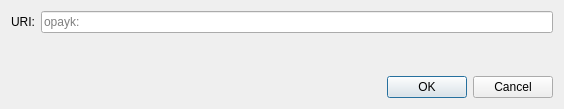
<?xml version="1.0" encoding="UTF-8"?>
<ui version="4.0">
 <class>OpenURIDialog</class>
 <widget class="QDialog" name="OpenURIDialog">
  <property name="geometry">
   <rect>
    <x>0</x>
    <y>0</y>
    <width>564</width>
    <height>109</height>
   </rect>
  </property>
  <property name="windowTitle">
   <string>Open opayk URI</string>
  </property>
  <layout class="QVBoxLayout" name="verticalLayout">
   <item>
    <layout class="QHBoxLayout" name="horizontalLayout">
     <item>
      <widget class="QLabel" name="label">
       <property name="text">
        <string>URI:</string>
       </property>
      </widget>
     </item>
     <item>
      <widget class="QValidatedLineEdit" name="uriEdit">
       <property name="placeholderText">
        <string notr="true">opayk:</string>
       </property>
      </widget>
     </item>
    </layout>
   </item>
   <item>
    <spacer name="verticalSpacer">
     <property name="orientation">
      <enum>Qt::Vertical</enum>
     </property>
     <property name="sizeHint" stdset="0">
      <size>
       <width>20</width>
       <height>40</height>
      </size>
     </property>
    </spacer>
   </item>
   <item>
    <widget class="QDialogButtonBox" name="buttonBox">
     <property name="orientation">
      <enum>Qt::Horizontal</enum>
     </property>
     <property name="standardButtons">
      <set>QDialogButtonBox::Cancel|QDialogButtonBox::Ok</set>
     </property>
    </widget>
   </item>
  </layout>
 </widget>
 <customwidgets>
  <customwidget>
   <class>QValidatedLineEdit</class>
   <extends>QLineEdit</extends>
   <header>qt/qvalidatedlineedit.h</header>
  </customwidget>
 </customwidgets>
 <resources/>
 <connections>
  <connection>
   <sender>buttonBox</sender>
   <signal>accepted()</signal>
   <receiver>OpenURIDialog</receiver>
   <slot>accept()</slot>
   <hints>
    <hint type="sourcelabel">
     <x>248</x>
     <y>254</y>
    </hint>
    <hint type="destinationlabel">
     <x>157</x>
     <y>274</y>
    </hint>
   </hints>
  </connection>
  <connection>
   <sender>buttonBox</sender>
   <signal>rejected()</signal>
   <receiver>OpenURIDialog</receiver>
   <slot>reject()</slot>
   <hints>
    <hint type="sourcelabel">
     <x>316</x>
     <y>260</y>
    </hint>
    <hint type="destinationlabel">
     <x>286</x>
     <y>274</y>
    </hint>
   </hints>
  </connection>
 </connections>
</ui>
